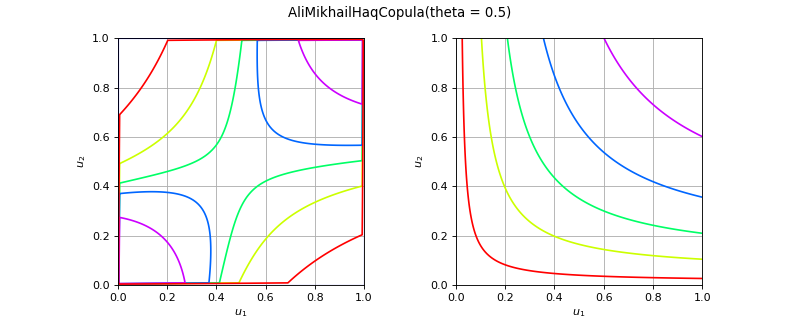

Here is the Python script that generated this plot:
import openturns as ot
from matplotlib import pyplot as plt
from openturns.viewer import View
if ot.AliMikhailHaqCopula().__class__.__name__ == 'EmpiricalBernsteinCopula':
    sample = ot.Dirichlet([1.0, 2.0, 3.0]).getSample(100)
    copula = ot.EmpiricalBernsteinCopula(sample, 4)
elif ot.AliMikhailHaqCopula().__class__.__name__ == 'ExtremeValueCopula':
    copula = ot.ExtremeValueCopula(ot.SymbolicFunction("t", "t^3/2-t/2+1"))
elif ot.AliMikhailHaqCopula().__class__.__name__ == 'MaximumEntropyOrderStatisticsCopula':
    marginals = [ot.Beta(1.5, 3.2, 0.0, 1.0),  ot.Beta(2.0, 4.3, 0.5, 1.2)]
    copula = ot.MaximumEntropyOrderStatisticsCopula(marginals)
elif ot.AliMikhailHaqCopula().__class__.__name__ == 'NormalCopula':
    R = ot.CorrelationMatrix(2)
    R[1, 0] = 0.8
    copula = ot.NormalCopula(R)
elif ot.AliMikhailHaqCopula().__class__.__name__ == 'SklarCopula':
    student = ot.Student(3.0, [1.0]*2, [3.0]*2, ot.CorrelationMatrix(2))
    copula =  ot.SklarCopula(student)
else:
    copula = ot.AliMikhailHaqCopula()
if copula.getDimension() == 1:
    copula = ot.AliMikhailHaqCopula(2)
copula.setDescription(['$u_1$', '$u_2$'])
pdf_graph = copula.drawPDF()
cdf_graph = copula.drawCDF()
fig = plt.figure(figsize=(10, 4))
pdf_axis = fig.add_subplot(121)
cdf_axis = fig.add_subplot(122)
View(pdf_graph, figure=fig, axes=[pdf_axis], add_legend=False, square_axes=True)
View(cdf_graph, figure=fig, axes=[cdf_axis], add_legend=False, square_axes=True)
title = str(copula)[:100].split('\n')[0]
fig.suptitle(title)
